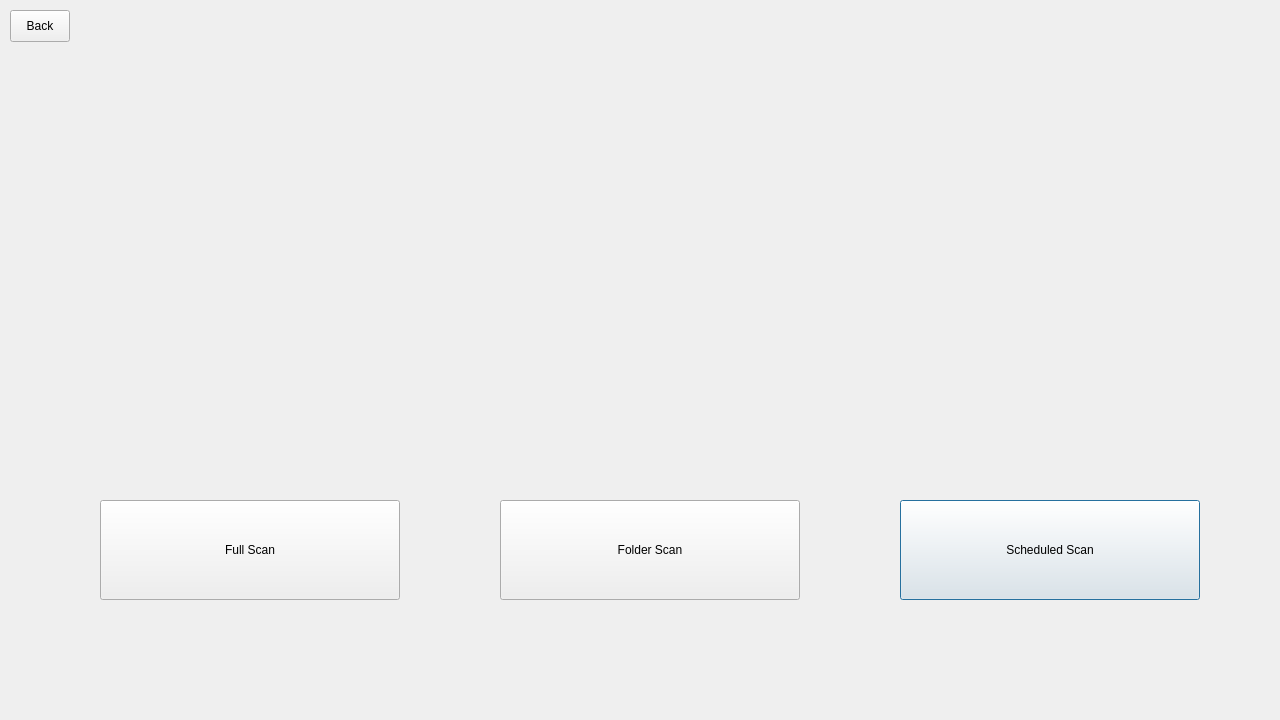
<?xml version="1.0" encoding="UTF-8"?>
<ui version="4.0">
 <class>scanPage</class>
 <widget class="QDialog" name="scanPage">
  <property name="geometry">
   <rect>
    <x>0</x>
    <y>0</y>
    <width>1280</width>
    <height>720</height>
   </rect>
  </property>
  <property name="windowTitle">
   <string/>
  </property>
  <widget class="QPushButton" name="pushButton_3">
   <property name="geometry">
    <rect>
     <x>900</x>
     <y>500</y>
     <width>300</width>
     <height>100</height>
    </rect>
   </property>
   <property name="text">
    <string>Scheduled Scan</string>
   </property>
  </widget>
  <widget class="QPushButton" name="pushButton">
   <property name="geometry">
    <rect>
     <x>100</x>
     <y>500</y>
     <width>300</width>
     <height>100</height>
    </rect>
   </property>
   <property name="text">
    <string>Full Scan</string>
   </property>
  </widget>
  <widget class="QPushButton" name="pushButton_4">
   <property name="geometry">
    <rect>
     <x>10</x>
     <y>10</y>
     <width>60</width>
     <height>32</height>
    </rect>
   </property>
   <property name="text">
    <string>Back</string>
   </property>
  </widget>
  <widget class="QPushButton" name="pushButton_2">
   <property name="geometry">
    <rect>
     <x>500</x>
     <y>500</y>
     <width>300</width>
     <height>100</height>
    </rect>
   </property>
   <property name="text">
    <string>Folder Scan</string>
   </property>
  </widget>
 </widget>
 <resources/>
 <connections/>
</ui>
